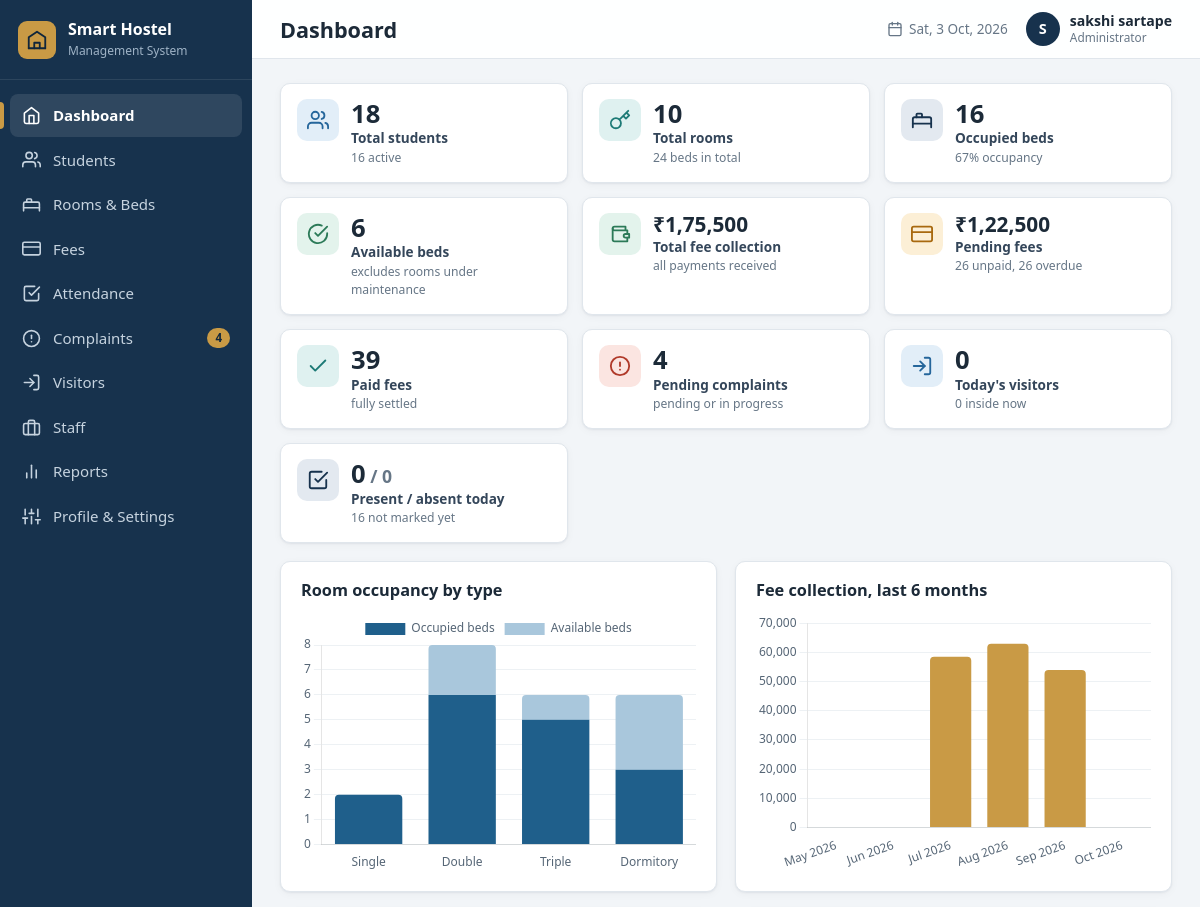
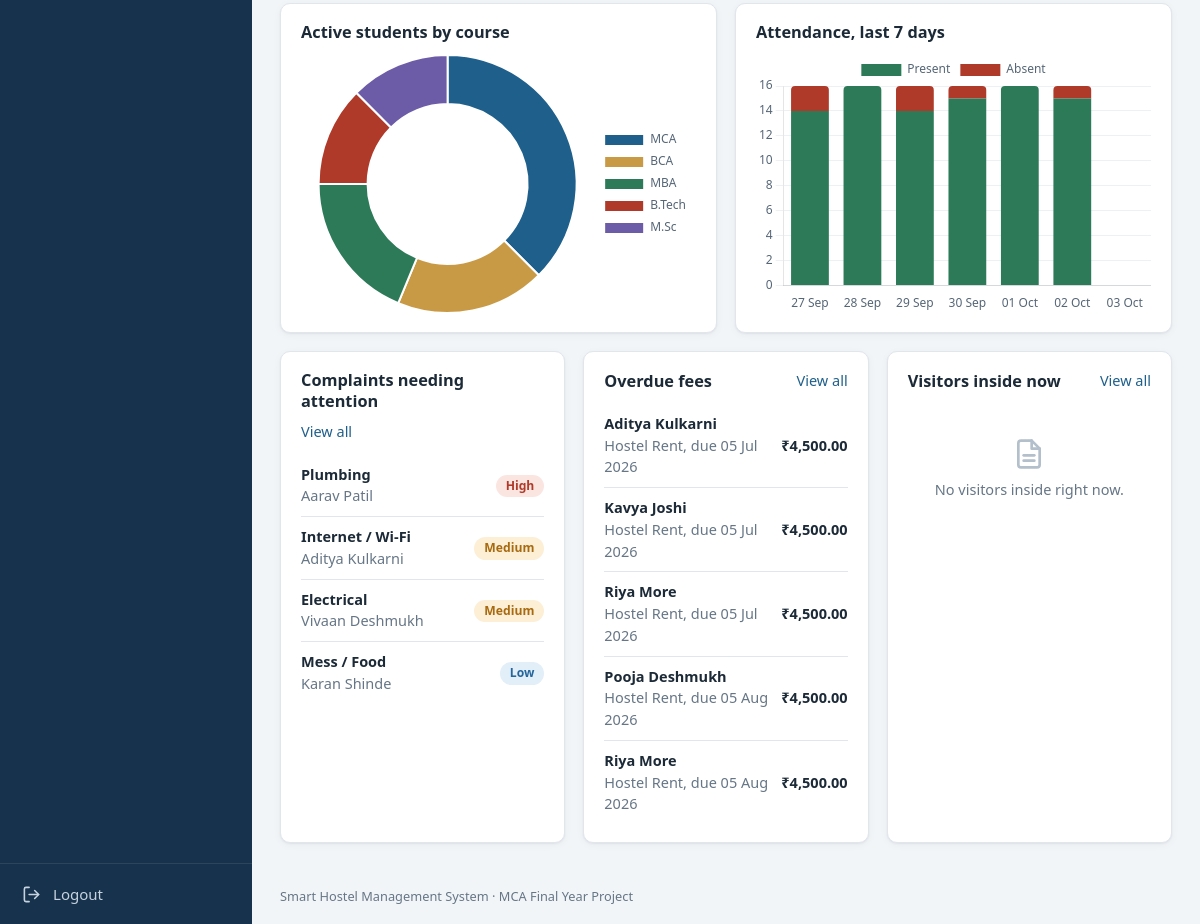
The app's page /dashboard (signed in) with its own data (2 pictures, top to bottom).
### tables this page shows
CREATE TABLE settings (
    key   TEXT PRIMARY KEY,
    value TEXT NOT NULL
);

CREATE TABLE users (
    id            INTEGER PRIMARY KEY AUTOINCREMENT,
    username      TEXT NOT NULL UNIQUE COLLATE NOCASE,
    password_hash TEXT NOT NULL,
    full_name     TEXT NOT NULL,
    email         TEXT,
    phone         TEXT,
    role          TEXT NOT NULL DEFAULT 'Administrator',
    created_at    TEXT NOT NULL DEFAULT (datetime('now','localtime')),
    last_login    TEXT
);

CREATE TABLE complaints (
    id             INTEGER PRIMARY KEY AUTOINCREMENT,
    student_id     INTEGER NOT NULL REFERENCES students(id) ON DELETE CASCADE,
    category       TEXT    NOT NULL,
    description    TEXT    NOT NULL,
    complaint_date TEXT    NOT NULL,
    priority       TEXT    NOT NULL DEFAULT 'Medium' CHECK (priority IN ('Low','Medium','High')),
    status         TEXT    NOT NULL DEFAULT 'Pending' CHECK (status IN ('Pending','In Progress','Resolved')),
    resolution     TEXT,
    resolved_date  TEXT,
    created_at     TEXT    NOT NULL DEFAULT (datetime('now','localtime')),
    -- a complaint has a resolved date if, and only if, it is Resolved
    CHECK ((status = 'Resolved' AND resolved_date IS NOT NULL)
        OR (status <> 'Resolved' AND resolved_date IS NULL))
);

CREATE TABLE students (
    id             INTEGER PRIMARY KEY AUTOINCREMENT,
    student_code   TEXT NOT NULL UNIQUE,                 -- e.g. STU-0001
    full_name      TEXT NOT NULL,
    gender         TEXT NOT NULL CHECK (gender IN ('Male','Female','Other')),
    dob            TEXT,                                 -- YYYY-MM-DD
    age            INTEGER CHECK (age IS NULL OR age BETWEEN 10 AND 100),
    phone          TEXT NOT NULL UNIQUE,
    email          TEXT UNIQUE COLLATE NOCASE,           -- NULL allowed, duplicates not
    address        TEXT,
    guardian_name  TEXT,
    guardian_phone TEXT,
    course         TEXT NOT NULL,
    department     TEXT,
    year           INTEGER CHECK (year IS NULL OR year BETWEEN 1 AND 6),
    room_id        INTEGER REFERENCES rooms(id) ON DELETE RESTRICT,
    admission_date TEXT NOT NULL,
    status         TEXT NOT NULL DEFAULT 'Active' CHECK (status IN ('Active','Inactive','Left')),
    created_at     TEXT NOT NULL DEFAULT (datetime('now','localtime')),
    -- only an Active student may hold a bed
    CHECK (status = 'Active' OR room_id IS NULL)
);

CREATE TABLE fees (
    id         INTEGER PRIMARY KEY AUTOINCREMENT,
    student_id INTEGER NOT NULL REFERENCES students(id) ON DELETE RESTRICT,
    fee_type   TEXT    NOT NULL,
    amount     REAL    NOT NULL CHECK (amount > 0),
    due_date   TEXT    NOT NULL,
    notes      TEXT,
    created_at TEXT    NOT NULL DEFAULT (datetime('now','localtime'))
);

### routes/dashboard.py (the view)
@bp.route("/dashboard")
def index():
    today = helpers.today()
    stats = {}
    stats["students"] = db.scalar("SELECT COUNT(*) FROM students")
    stats["active_students"] = db.scalar("SELECT COUNT(*) FROM students WHERE status = 'Active'")
    rooms = db.query_one(
        "SELECT COUNT(*) AS rooms, COALESCE(SUM(capacity),0) AS beds, COALESCE(SUM(occupied),0) AS occupied, "
        "COALESCE(SUM(available),0) AS available FROM room_overview")
    stats.update(rooms=rooms["rooms"], beds=rooms["beds"], occupied=rooms["occupied"], available=rooms["available"])
    fee = db.query_one(
        "SELECT COALESCE(SUM(balance),0) AS pending_amount, "
        "COALESCE(SUM(CASE WHEN status <> 'Paid' THEN 1 ELSE 0 END),0) AS pending_count, "
        "COALESCE(SUM(CASE WHEN status = 'Paid' THEN 1 ELSE 0 END),0) AS paid_count, "
        "COALESCE(SUM(CASE WHEN status = 'Overdue' THEN 1 ELSE 0 END),0) AS overdue_count FROM fee_overview")
    stats.update(fee)
    stats["collection"] = db.scalar("SELECT COALESCE(SUM(amount),0) FROM payments")
    stats["pending_complaints"] = db.scalar("SELECT COUNT(*) FROM complaints WHERE status <> 'Resolved'")
    stats["visitors_today"] = db.scalar("SELECT COUNT(*) FROM visitors WHERE visit_date = ?", (today,))
    att = db.query_one(
        "SELECT COALESCE(SUM(status='Present'),0) AS present, COALESCE(SUM(status='Absent'),0) AS absent "
        "FROM attendance WHERE att_date = ?", (today,))
    stats["att_present"], stats["att_absent"] = att["present"], att["absent"]
    stats["att_unmarked"] = max(stats["active_students"] - att["present"] - att["absent"], 0)
    by_type = db.query_all("SELECT room_type, SUM(occupied) AS occ, SUM(available) AS av FROM room_overview "
                           "GROUP BY room_type ORDER BY capacity")
    occupancy_chart = {"labels": [r["room_type"] for r in by_type],
                       "occupied": [r["occ"] for r in by_type], "available": [r["av"] for r in by_type]}
    months, first = [], date.today().replace(day=1)
    for _ in range(6):
        months.insert(0, first.strftime("%Y-%m"))
        first = (first - timedelta(days=1)).replace(day=1)
    paid_by_month = {r["m"]: r["total"] for r in db.query_all(
        "SELECT substr(payment_date,1,7) AS m, SUM(amount) AS total FROM payments GROUP BY m")}
    fee_chart = {"labels": [date.fromisoformat(m + "-01").strftime("%b %Y") for m in months],
                 "values": [round(paid_by_month.get(m, 0), 2) for m in months]}
    courses = db.query_all("SELECT course, COUNT(*) AS n FROM students WHERE status='Active' "
                           "GROUP BY course ORDER BY n DESC, course")
    course_chart = {"labels": [r["course"] for r in courses], "values": [r["n"] for r in courses]}
    days = [(date.today() - timedelta(days=i)).isoformat() for i in range(6, -1, -1)]
    att_rows = {(r["att_date"], r["status"]): r["n"] for r in db.query_all(
        "SELECT att_date, status, COUNT(*) AS n FROM attendance WHERE att_date >= ? GROUP BY att_date, status",
        (days[0],))}
    attendance_chart = {"labels": [date.fromisoformat(d).strftime("%d %b") for d in days],
                        "present": [att_rows.get((d, "Present"), 0) for d in days],
                        "absent": [att_rows.get((d, "Absent"), 0) for d in days]}
    recent_complaints = db.query_all(
        "SELECT c.id, c.category, c.priority, c.status, s.full_name FROM complaints c "
        "JOIN students s ON s.id = c.student_id WHERE c.status <> 'Resolved' "
        "ORDER BY CASE c.priority WHEN 'High' THEN 0 WHEN 'Medium' THEN 1 ELSE 2 END, c.complaint_date LIMIT 5")
    overdue = db.query_all("SELECT * FROM fee_overview WHERE status = 'Overdue' ORDER BY due_date LIMIT 5")
    inside = db.query_all(
        "SELECT v.id, v.visitor_name, v.entry_time, s.full_name AS student_name FROM visitors v "
        "JOIN students s ON s.id = v.student_id WHERE v.exit_time IS NULL AND v.visit_date = ? "
        "ORDER BY v.entry_time", (today,))
    return render_template("dashboard.html", stats=stats, occupancy_chart=occupancy_chart, fee_chart=fee_chart,
                           course_chart=course_chart, attendance_chart=attendance_chart,
                           recent_complaints=recent_complaints, overdue=overdue, inside=inside)

### templates/dashboard.html (shortened to what this page needs)
{% extends "base.html" %}
{% from "_macros.html" import badge, empty %}
{% block heading %}<h1>Dashboard</h1>{% endblock %}
{% block content %}
<section class="stat-grid" aria-label="Key figures">
  <a class="stat" href="{{ url_for('students.list_students') }}">
    <span class="stat-icon c-blue">{{ icon('users', 22) }}</span>
    <span><span class="stat-value">{{ stats.students }}</span><span class="stat-label">Total students</span>
    <span class="stat-note">{{ stats.active_students }} active</span></span>
  </a>
  <a class="stat" href="{{ url_for('rooms.list_rooms') }}">
    <span class="stat-icon c-teal">{{ icon('key', 22) }}</span>
    <span><span class="stat-value">{{ stats.rooms }}</span><span class="stat-label">Total rooms</span>
    <span class="stat-note">{{ stats.beds }} beds in total</span></span>
  </a>
  <a class="stat" href="{{ url_for('rooms.list_rooms') }}">
    <span class="stat-icon c-navy">{{ icon('bed', 22) }}</span>
    <span><span class="stat-value">{{ stats.occupied }}</span><span class="stat-label">Occupied beds</span>
    <span class="stat-note">{{ ((stats.occupied / stats.beds * 100)|round(0)|int) if stats.beds else 0 }}% occupancy</span></span>
  </a>
  <a class="stat" href="{{ url_for('rooms.list_rooms', status='Available') }}">
    <span class="stat-icon c-green">{{ icon('check-circle', 22) }}</span>
    <span><span class="stat-value">{{ stats.available }}</span><span class="stat-label">Available beds</span>
    <span class="stat-note">excludes rooms under maintenance</span></span>
  </a>
  <a class="stat" href="{{ url_for('fees.payment_history') }}">
    <span class="stat-icon c-green">{{ icon('wallet', 22) }}</span>
    <span><span class="stat-value stat-money">{{ stats.collection|inr0 }}</span><span class="stat-label">Total fee collection</span>
    <span class="stat-note">all payments received</span></span>
  </a>
  <a class="stat" href="{{ url_for('fees.list_fees') }}">
    <span class="stat-icon c-amber">{{ icon('card', 22) }}</span>
    <span><span class="stat-value stat-money">{{ stats.pending_amount|inr0 }}</span><span class="stat-label">Pending fees</span>
    <span class="stat-note">{{ stats.pending_count }} unpaid{% if stats.overdue_count %}, {{ stats.overdue_count }} overdue{% endif %}</span></span>
  </a>
  <a class="stat" href="{{ url_for('fees.list_fees', status='Paid') }}">
    <span class="stat-icon c-teal">{{ icon('check', 22) }}</span>
    <span><span class="stat-value">{{ stats.paid_count }}</span><span class="stat-label">Paid fees</span>
    <span class="stat-note">fully settled</span></span>
  </a>
  <a class="stat" href="{{ url_for('complaints.list_complaints', status='Pending') }}">
    <span class="stat-icon c-red">{{ icon('alert', 22) }}</span>
    <span><span class="stat-value">{{ stats.pending_complaints }}</span><span class="stat-label">Pending complaints</span>
    <span class="stat-note">pending or in progress</span></span>
  </a>
  <a class="stat" href="{{ url_for('visitors.list_visitors', scope='today') }}">
    <span class="stat-icon c-blue">{{ icon('login', 22) }}</span>
    <span><span class="stat-value">{{ stats.visitors_today }}</span><span class="stat-label">Today's visitors</span>
    <span class="stat-note">{{ inside|length }} inside now</span></span>
  </a>
  <a class="stat" href="{{ url_for('attendance.mark') }}">
    <span class="stat-icon c-navy">{{ icon('check-square', 22) }}</span>
    <span><span class="stat-value">{{ stats.att_present }}<span class="stat-split"> / {{ stats.att_absent }}</span></span>
    <span class="stat-label">Present / absent today</span>
    <span class="stat-note">{{ stats.att_unmarked }} not marked yet</span></span>
  </a>
</section>
<section class="chart-grid" aria-label="Charts">
  <div class="card"><div class="card-head"><h2>Room occupancy by type</h2></div>
    <div class="chart-box"><canvas id="chart-occupancy"></canvas></div></div>
  <div class="card"><div class="card-head"><h2>Fee collection, last 6 months</h2></div>
    <div class="chart-box"><canvas id="chart-fees"></canvas></div></div>
  <div class="card"><div class="card-head"><h2>Active students by course</h2></div>
    <div class="chart-box"><canvas id="chart-courses"></canvas></div></div>
  <div class="card"><div class="card-head"><h2>Attendance, last 7 days</h2></div>
    <div class="chart-box"><canvas id="chart-attendance"></canvas></div></div>
</section>
<section class="grid-3">
  <div class="card">
    <div class="card-head"><h2>Complaints needing attention</h2><a href="{{ url_for('complaints.list_complaints') }}">View all</a></div>
    {% if recent_complaints %}
    <ul class="plain-list">
      {% for c in recent_complaints %}
      <li><a href="{{ url_for('complaints.complaint_details', complaint_id=c.id) }}"><strong>{{ c.category }}</strong>
        <span class="muted">{{ c.full_name }}</span></a><span>{{ badge(c.priority) }}</span></li>
      {% endfor %}
    </ul>
    {% else %}{{ empty('No open complaints.') }}{% endif %}
  </div>
  <div class="card">
    <div class="card-head"><h2>Overdue fees</h2><a href="{{ url_for('fees.list_fees', status='Overdue') }}">View all</a></div>
    {% if overdue %}
    <ul class="plain-list">
      {% for f in overdue %}
      <li><a href="{{ url_for('fees.fee_details', fee_id=f.id) }}"><strong>{{ f.student_name }}</strong>
        <span class="muted">{{ f.fee_type }}, due {{ f.due_date|fmt_date }}</span></a><span class="money">{{ f.balance|inr }}</span></li>
      {% endfor %}
    </ul>
    {% else %}{{ empty('No overdue fees.') }}{% endif %}
  </div>
  <div class="card">
    <div class="card-head"><h2>Visitors inside now</h2><a href="{{ url_for('visitors.list_visitors', scope='today') }}">View all</a></div>
    {% if inside %}
    <ul class="plain-list">
      {% for v in inside %}
      <li><span><strong>{{ v.visitor_name }}</strong><span class="muted"> visiting {{ v.student_name }}</span></span>
        <span class="muted">since {{ v.entry_time|fmt_time }}</span></li>
      {% endfor %}
    </ul>
    {% else %}{{ empty('No visitors inside right now.') }}{% endif %}
  </div>
</section>
{% endblock %}
{% block scripts %}
<script>window.addEventListener('load', function () { if (window.initDashboardCharts) { initDashboardCharts(); } });</script>
{% endblock %}

### templates/base.html (shortened to what this page needs)
{% from "_macros.html" import csrf %}
<!DOCTYPE html>
<html lang="en">
<head>
  <link rel="stylesheet" href="{{ url_for('static', filename='css/style.css') }}">
</head>
<body class="app">
<aside class="sidebar" id="sidebar">
  <a class="brand" href="{{ url_for('dashboard.index') }}">
    <span class="brand-mark">{{ icon('building', 22) }}</span>
    <span class="brand-text"><strong>{{ hostel_name }}</strong><small>Management System</small></span>
  </a>
  <nav class="nav" aria-label="Main navigation">
    {% for bp_name, endpoint, label, icon_name in navigation %}
      <a href="{{ url_for(endpoint) }}" class="nav-link{% if request.blueprint == bp_name %} active{% endif %}">
        {{ icon(icon_name, 19) }}<span>{{ label }}</span>
        {% if bp_name == 'complaints' and open_complaints %}<em class="nav-count">{{ open_complaints }}</em>{% endif %}
      </a>
    {% endfor %}
  </nav>
  <form method="post" action="{{ url_for('auth.logout') }}" class="logout-form">
    <button type="submit" class="nav-link logout">{{ icon('logout', 19) }}<span>Logout</span></button>
  </form>
</aside>
<div class="main">
  <header class="topbar">
    <div class="topbar-title">{% block heading %}{% endblock %}</div>
    <div class="topbar-right">
      <span class="topbar-date">{{ icon('calendar', 16) }} <span id="today-label">{{ today() }}</span></span>
      <a class="user-chip" href="{{ url_for('profile.view') }}" title="Profile & settings">
        <span class="avatar">{{ current_user.full_name[:1]|upper }}</span>
        <span class="user-name">{{ current_user.full_name }}<small>{{ current_user.role }}</small></span>
      </a>
    </div>
  </header>
  <main class="content">
    {% block content %}{% endblock %}
  </main>
  <footer class="footer">{{ hostel_name }} Management System &middot; MCA Final Year Project</footer>
</div>
{% block scripts %}{% endblock %}
</body>
</html>

### templates/_macros.html (shortened to what this page needs)
{% macro badge(text) %}<span class="badge badge-{{ (text or '')|lower|replace(' ', '-') }}">{{ text }}</span>{% endmacro %}
{% macro empty(message, action_url='', action_label='') %}
<div class="empty">
  {{ icon('file', 32) }}
  <p>{{ message }}</p>
</div>
{% endmacro %}

### records on screen
settings: value "Smart Hostel"
users: full_name "S", full_name "sakshi sartape", role "Administrator"
complaints: category "Plumbing", full_name "Aarav Patil", priority "High"
complaints: category "Internet / Wi-Fi", full_name "Aditya Kulkarni", priority "Medium"
complaints: category "Electrical", full_name "Vivaan Deshmukh", priority "Medium"
complaints: category "Mess / Food", full_name "Karan Shinde", priority "Low"
fees: student_name "Aditya Kulkarni", fee_type "Hostel Rent", due_date|fmt_date "05 Jul 2026", balance|inr "₹4,500.00"
fees: student_name "Kavya Joshi", fee_type "Hostel Rent", due_date|fmt_date "05 Jul 2026", balance|inr "₹4,500.00"
fees: student_name "Riya More", fee_type "Hostel Rent", due_date|fmt_date "05 Jul 2026", balance|inr "₹4,500.00"
fees: student_name "Pooja Deshmukh", fee_type "Hostel Rent", due_date|fmt_date "05 Aug 2026", balance|inr "₹4,500.00"
fees: student_name "Riya More", fee_type "Hostel Rent", due_date|fmt_date "05 Aug 2026", balance|inr "₹4,500.00"

### other values on screen
{{ label }} "Dashboard" "Students" "Rooms & Beds" "Fees" "Attendance" "Complaints" "Visitors" "Staff" "Reports" "Profile & Settings"
{{ open_complaints }} "4"
{{ stats.students }} "18"
{{ stats.active_students }} "16"
{{ stats.rooms }} "10"
{{ stats.beds }} "24"
{{ stats.occupied }} "16"
{{ stats.available }} "6"
{{ stats.collection|inr0 }} "₹1,75,500"
{{ stats.pending_amount|inr0 }} "₹1,22,500"
{{ stats.pending_count }} "26"
{{ stats.overdue_count }} "26"
{{ stats.paid_count }} "39"
{{ stats.pending_complaints }} "4"
{{ stats.visitors_today }} "0"
